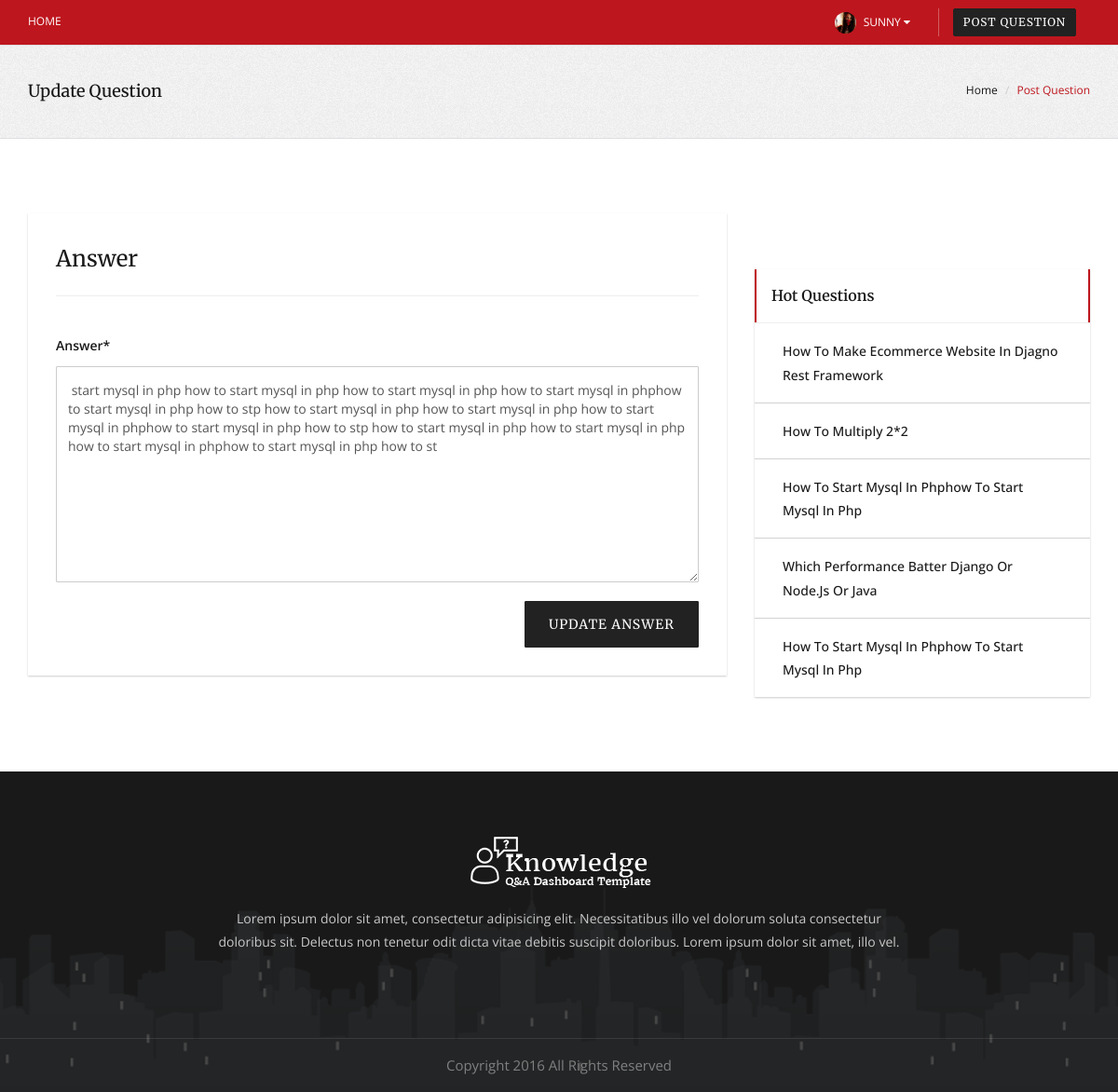
Screenshot of /answer/update/7/ (signed in) with the database file from the repository.
### users/models.py (models this page shows, shortened)
class Profile(models.Model):
    GENDER_CHOICES = (
        ('male','male'),
        ('female','female'),
        ('other','other'),
    )
    user = models.OneToOneField(User, on_delete=models.CASCADE)
    name = models.CharField(max_length=150, null=False, blank=False,default="")
    image = models.ImageField(upload_to='image/',default='default.png', null=True, blank=True)
    field = models.CharField(max_length=100,null=True,blank=True)
    phone_no = models.CharField(validators=[RegexValidator("^0?[5-9]{1}\d{9}$")], max_length=51, null=True, blank=True)
    location = models.CharField(max_length=200,null=True)
    about = models.CharField(max_length=300,null=True)
    gender = models.CharField(choices=GENDER_CHOICES, max_length=50,null=True,blank=True)

### core/models.py (models this page shows, shortened)
class Answer(models.Model):
    question = models.ForeignKey(to=Question, on_delete=models.CASCADE, null=False, blank=False)
    answer_by = models.ForeignKey(to=Profile, on_delete=models.CASCADE, null=False, blank=False)
    answer = models.TextField(max_length=255, null=False, blank=False)
    create_at = models.DateField(auto_now_add=True)

class Question(models.Model):
    user = models.ForeignKey(to=Profile, on_delete=models.CASCADE)
    question_title = models.CharField(max_length=255, null=False, blank=False)
    description = models.TextField(max_length=255, null=False, blank=False)
    views = models.IntegerField(default=0, null=False,blank=False)
    tags = models.CharField(max_length=255, null=True, blank=True)
    create_at = models.DateField(auto_now_add=True)

### core/views.py (the view)
# urls.py: path("answer/update/<int:pk>/", AnswerUpdateView.as_view(), name="ans_update"),
class AnswerUpdateView(LoginRequiredMixin,UserPassesTestMixin, UpdateView):
    model = Answer
    fields = ['answer',]
    template_name = "core/answer_update.html"
    success_url = reverse_lazy('home')
    def test_func(self):
        return self.get_object().answer_by.user == self.request.user
    def get_context_data(self, **kwargs):
        data = super(AnswerUpdateView, self).get_context_data(**kwargs)
        hot_que = Question.objects.all().order_by('-id')[:5]
        data['hot_que'] = hot_que
        return data

### core/templates/core/answer_update.html (shortened to what this page needs)
{% extends 'core/base.html' %}
{% load crispy_forms_tags %}
{% block content %}
    <section class="page-title">
      <div class="container">
        <div class="row">
          <div class="col-md-6 col-sm-7 co-xs-12 text-left">
            <h1>Update Question</h1>
          </div>
          <div class="col-md-6 col-sm-5 co-xs-12 text-right">
            <div class="bread">
              <ol class="breadcrumb">
                <li><a href="#">Home</a>
                </li>
                <li class="active">Post Question</li>
              </ol>
            </div>
          </div>
        </div>
      </div>
    </section>
    <section class="section-padding-80 white" id="post-question">
      <div class="container">
        <div class="row">
          <div class="col-sm-12 col-md-8 ">
            <div class="box-panel">
              <h2>Answer</h2>
              <hr>
              <form method="POST" class="margin-top-40">
                {{form | crispy}}
                <button class="btn btn-primary pull-right" type="submit">Update Answer</button>
              </form>
            </div>
          </div>
          <div class="col-sm-12 col-xs-12 col-md-4">
            <div class="side-bar">
              <div class="widget">
                <div class="recent-comments">
                  <h2>Hot Questions</h2>
                  <hr class="widget-separator no-margin">
                  <ul>
                    {% for que in hot_que %}
                    <li><a href="{% url 'detail' que.id %}">{{que.question_title}}</a>
                    </li>
                    {% endfor %}
                  </ul>
                </div>
              </div>
            </div>
          </div>
        </div>
      </div>
    </section>
{% endblock %}

### core/templates/core/base.html (shortened to what this page needs)
{% load static %}
<!DOCTYPE html>
<html lang="en">
<head>
    <link rel="stylesheet" href="{% static 'css/bootstrap.css' %}">
    <link rel="stylesheet" href="{% static 'css/style.css' %}">
    <link rel="stylesheet" href="{% static 'css/font-awesome.css' %}">
    <link rel="stylesheet" href="{% static 'css/et-line-fonts.css' %}">
      <link rel="stylesheet" type="text/css" href="{% static 'css/owl.carousel.css' %}">
      <link rel="stylesheet" type="text/css" href="{% static 'css/owl.style.css' %}">
    <link type="text/css" rel="stylesheet" href="{% static 'css/animate.min.css' %}">
    <link type="text/css" rel="stylesheet" href="{% static 'css/bootstrap-dropdownhover.min.css' %}">
</head>
<body>
	<div class="top-bar">
		<div class="container">
			<div class="row">
				<div class="col-lg-4 col-md-4 col-sm-6 col-xs-4">
					<ul class="top-nav nav-left">
						<li><a href="{% url 'home' %}">Home</a>
						</li>
					</ul>
				</div>
				<div class="col-lg-8 col-md-8 col-sm-6 col-xs-8">
					<ul class="top-nav nav-right">
						{% if not request.user.is_authenticated %}
						<li><a href="{% url 'login' %}"><i class="fa fa-lock" aria-hidden="true"></i>Login</a>
						</li>
						<li><a href="{% url 'register' %}"><i class="fa fa-user-plus" aria-hidden="true"></i>Register</a>
						</li>
						{% else %}
						<li class="dropdown">
							<a class="dropdown-toggle" data-hover="dropdown" data-toggle="dropdown" data-animations="fadeInUp">
								<img class="img-circle resize" alt="" src="{{request.user.profile.image.url}}">
								<span class="hidden-xs small-padding">
									<span>{{request.user.username}}</span>
								<i class="fa fa-caret-down"></i>
								</span>
							</a>
							<li>
								<div ><a href="{% url 'create' %}" class="btn btn-primary btn-sm">Post Question</a>
								</div>
							</li>
						</li>
						{% endif %}
					</ul>
				</div>
			</div>
		</div>
	</div>
	<div class="main-content-area">
		{% block content %}
		{% endblock %}
	</div>
  <footer class="footer-area">
    <div class="footer-content">
      <div class="container">
        <div class="row clearfix">
          <div class="col-md-8 col-md-offset-2">
            <div class="footer-content text-center no-padding margin-bottom-40">
              <div class="logo-footer"><img id="logo-footer" class="center-block" src="images/logo-1.png" alt="">
              </div>
              <p>Lorem ipsum dolor sit amet, consectetur adipisicing elit. Necessitatibus illo vel dolorum soluta consectetur doloribus sit. Delectus non tenetur odit dicta vitae debitis suscipit doloribus. Lorem ipsum dolor sit amet, illo vel.</p>
            </div>
          </div>
        </div>
      </div>
    </div>
    <div class="footer-copyright">
      <div class="auto-container clearfix">
        <div class=" text-center">Copyright 2016 All Rights Reserved</div>
      </div>
    </div>
  </footer>
</body>
</html>

### rows the page displays
Answer: answer "start mysql in php how to start mysql in php how to start mysql in php how to start mysql in phphow to start mysql in php how to stp how to start mysql in php how to start mysql in php how to start mysql in phphow to start mysql in php how to stp how to start mysql in php how to start mysql in php how to start mysql in phphow to start mysql in php how to st"
Question: question_title "How To Make Ecommerce Website In Djagno Rest Framework"
Question: question_title "How To Multiply 2*2"
Question: question_title "How To Start Mysql In Phphow To Start Mysql In Php"
Question: question_title "Which Performance Batter Django Or Node.js Or Java"
Question: question_title "How To Start Mysql In Phphow To Start Mysql In Php"

### other values shown
{{ request.user.username }} "SUNNY"
